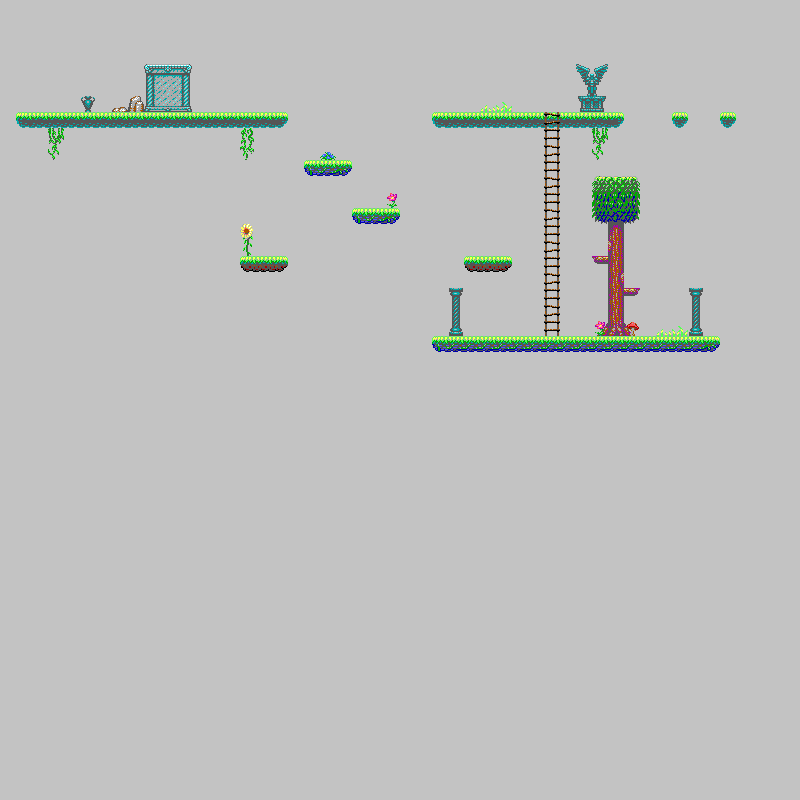

A level layout from a 2D game, rendered from its tile map. Below: a short description, then the map file with tile-grid data replaced by summaries:
An orthogonal 50x50 tile map with 16x16 px tiles, 3 tile layers (layer1, layer2, layer3) and 4 objects (4x entity).

<map version="1.0" orientation="orthogonal" width="50" height="50" tilewidth="16" tileheight="16" backgroundcolor="#c3c3c3">
 <tileset firstgid="1" name="world_tileset" tilewidth="16" tileheight="16">
  <image source="../tilesets/world_tileset.png" trans="98ace2" width="1024" height="1024" />
 </tileset>
 <layer name="layer1" width="50" height="50">
  <data>[2500 cells, 67 non-empty, 15 distinct tile ids]</data>
 </layer>
 <layer name="layer2" width="50" height="50">
  <data>[2500 cells, 50 non-empty, 45 distinct tile ids]</data>
 </layer>
 <layer name="layer3" width="50" height="50">
  <data>[2500 cells, 18 non-empty, 6 distinct tile ids]</data>
 </layer>
 <objectgroup name="entities" width="50" height="50">
  <object name="player" type="entity" x="144" y="32" width="16" height="16">
   <properties>
    <property name="loader" value="fr.nathan.platformer.entities.loaders.PlayerEntityLoader" />
    <property name="tag" value="PLAYER" />
   </properties>
  </object>
  <object name="red_bee" type="entity" x="288" y="64" width="16" height="16">
   <properties>
    <property name="groups" value="MONSTERS" />
    <property name="loader" value="fr.nathan.platformer.entities.loaders.BeeEntityLoader" />
   </properties>
  </object>
  <object name="red_bee" type="entity" x="400" y="64" width="16" height="16">
   <properties>
    <property name="groups" value="MONSTERS" />
    <property name="loader" value="fr.nathan.platformer.entities.loaders.BeeEntityLoader" />
   </properties>
  </object>
  <object name="red_bee" type="entity" x="432" y="160" width="16" height="16">
   <properties>
    <property name="direction_change_interval" value="400" />
    <property name="groups" value="MONSTERS" />
    <property name="loader" value="fr.nathan.platformer.entities.loaders.BeeEntityLoader" />
   </properties>
  </object>
 </objectgroup>
</map>